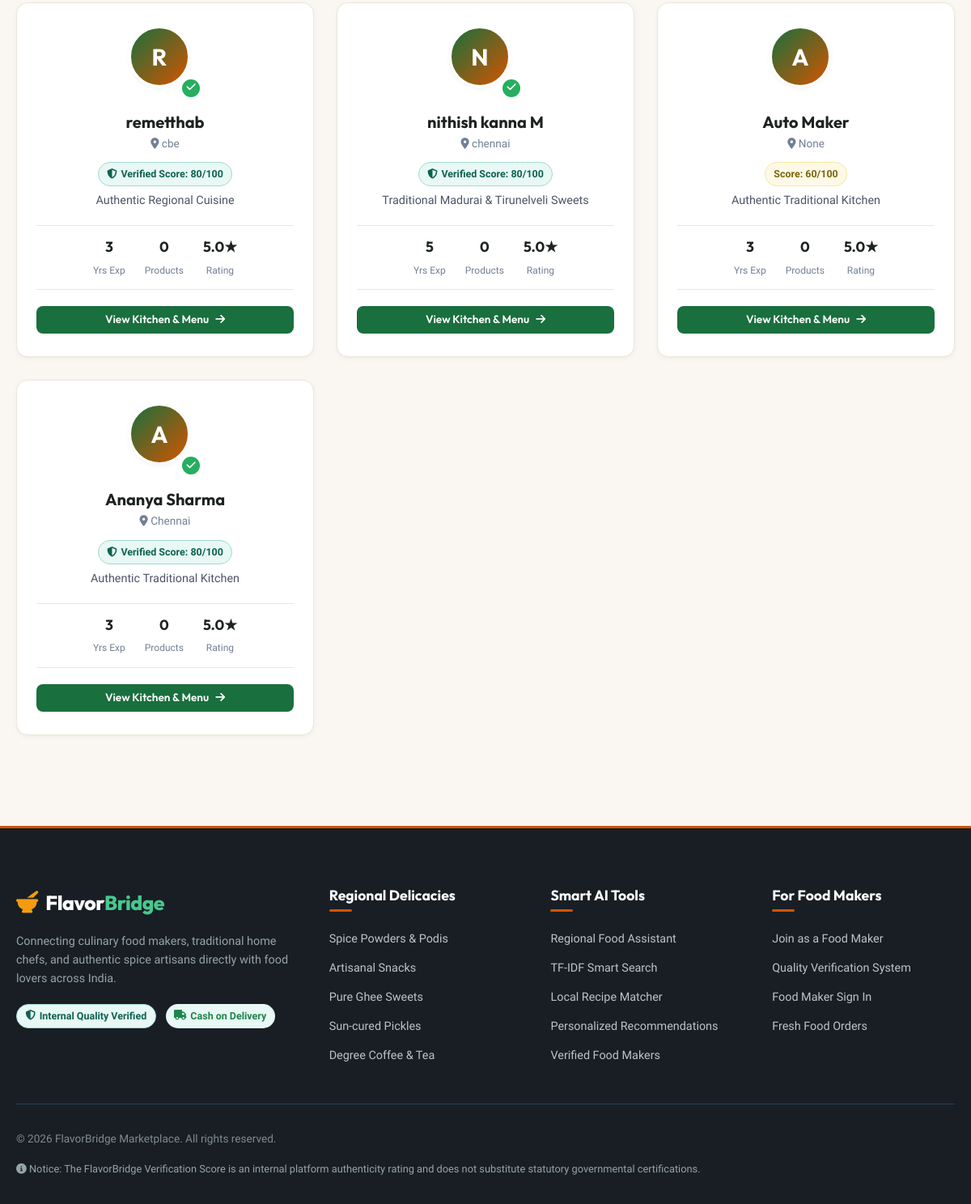
Before: /food-makers (lower part) with the older database file.
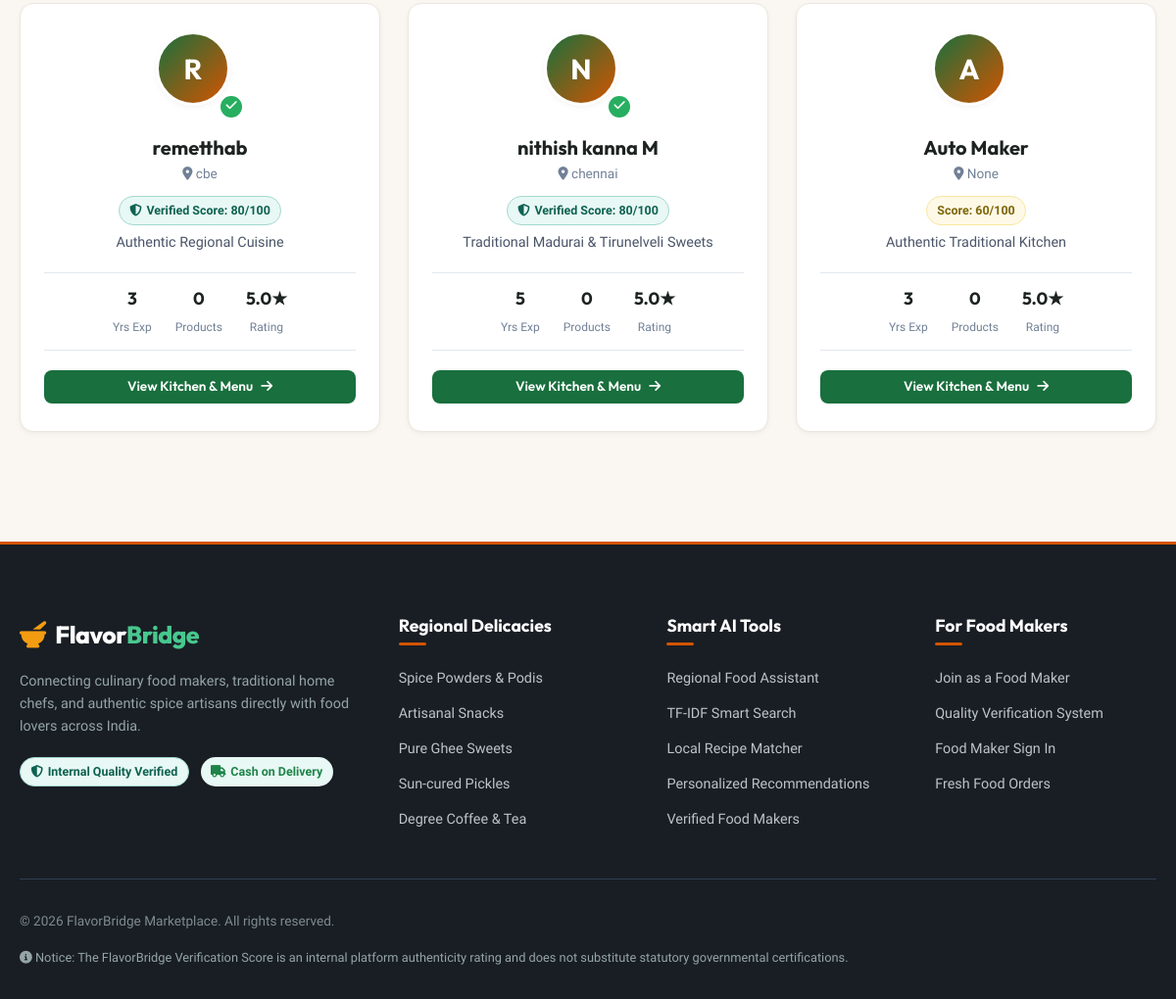
After: the same page with the newer database file.
### backend/models.py (models this page shows, shortened)
class FoodMaker(db.Model):
    __tablename__ = 'food_makers'
    id = db.Column(db.Integer, primary_key=True)
    user_id = db.Column(db.Integer, db.ForeignKey('users.id', ondelete='CASCADE'), nullable=False, unique=True)
    speciality = db.Column(db.String(200), nullable=True)
    years_experience = db.Column(db.Integer, default=0)
    cuisines = db.Column(db.String(255), nullable=True)  # e.g., 'Chettinad, Madurai, South Indian'
    description = db.Column(db.Text, nullable=True)
    verification_status = db.Column(db.String(30), default='Verification Pending')  # 'Verification Pending' or 'Verified'
    verification_score = db.Column(db.Integer, default=0)  # 0 to 100
    is_verified = db.Column(db.Boolean, default=False)
    profile_image = db.Column(db.String(255), nullable=True)
    products = db.relationship('Product', backref='food_maker', lazy=True, cascade='all, delete-orphan')
    order_items = db.relationship('OrderItem', backref='food_maker', lazy=True)
    reviews = db.relationship('Review', backref='food_maker', lazy=True)
    daily_verifications = db.relationship('DailyVerification', backref='food_maker', lazy=True, cascade='all, delete-orphan', order_by='desc(DailyVerification.created_at)')
    @property
    def average_rating(self):
        all_reviews = self.reviews
        if not all_reviews:
            prod_reviews = [r for p in self.products for r in p.reviews]
            if prod_reviews:
                return round(sum(r.rating for r in prod_reviews) / len(prod_reviews), 1)
            return 5.0
        return round(sum(r.rating for r in all_reviews) / len(all_reviews), 1)

class User(db.Model):
    __tablename__ = 'users'
    id = db.Column(db.Integer, primary_key=True)
    name = db.Column(db.String(100), nullable=False)
    email = db.Column(db.String(120), unique=True, nullable=False, index=True)
    password_hash = db.Column(db.String(255), nullable=False)
    role = db.Column(db.String(20), nullable=False, default='customer')  # 'customer' or 'food_maker'
    phone = db.Column(db.String(20), nullable=True)
    city = db.Column(db.String(100), nullable=True)
    address = db.Column(db.Text, nullable=True)
    created_at = db.Column(db.DateTime, default=datetime.utcnow)
    food_maker_profile = db.relationship('FoodMaker', backref='user', uselist=False, cascade='all, delete-orphan')
    cart = db.relationship('Cart', backref='customer', uselist=False, cascade='all, delete-orphan')
    orders = db.relationship('Order', backref='customer', lazy=True)
    reviews = db.relationship('Review', backref='customer', lazy=True)
    interactions = db.relationship('Interaction', backref='customer', lazy=True)

### backend/routes/food_maker_routes.py (the view)
@food_maker_bp.route('/food-makers')
def food_makers_list():
    city_filter = request.args.get('city', '').strip()
    cuisine_filter = request.args.get('cuisine', '').strip()
    verified_only = request.args.get('verified') in ['1', 'true', 'True']
    query = FoodMaker.query
    if verified_only:
        query = query.filter(FoodMaker.is_verified == True)
    makers = query.all()
    if city_filter:
        makers = [m for m in makers if m.user and city_filter.lower() in (m.user.city or '').lower()]
    if cuisine_filter:
        makers = [m for m in makers if cuisine_filter.lower() in (m.cuisines or '').lower() or cuisine_filter.lower() in (m.speciality or '').lower()]
    all_cities = sorted(list(set(m.user.city for m in FoodMaker.query.all() if m.user and m.user.city)))
    return render_template(
        'food_makers.html',
        makers=makers,
        cities=all_cities,
        selected_city=city_filter,
        selected_cuisine=cuisine_filter,
        verified_only=verified_only
    )

### frontend/templates/food_makers.html (shortened to what this page needs)
{% extends "base.html" %}
{% block content %}
<div class="container" style="padding: 3rem 1.25rem;">
  {% if makers %}
    <div class="makers-grid">
      {% for maker in makers %}
        <div class="maker-card">
          <div class="maker-avatar-wrap">
            <div class="maker-avatar-placeholder" style="background: linear-gradient(135deg, var(--secondary), #D35400); color: #FFFFFF; width: 76px; height: 76px; border-radius: 50%; display: flex; align-items: center; justify-content: center; font-size: 1.8rem; font-weight: 700; border: 3px solid #FFFFFF; box-shadow: var(--shadow-sm);">
              {{ maker.user.name[:1] | upper }}
            </div>
            {% if maker.is_verified %}
              <div class="maker-verified-badge-float" title="Verified Food Maker"><i class="fa-solid fa-check"></i></div>
            {% endif %}
          </div>
          <h3 class="maker-card-title">{{ maker.user.name }}</h3>
          <div class="maker-city-tag"><i class="fa-solid fa-location-dot"></i> {{ maker.user.city }}</div>
          <div style="margin-bottom: 0.5rem;">
            {% if maker.is_verified %}
              <span class="badge badge-verified"><i class="fa-solid fa-shield-halved"></i> Verified Score: {{ maker.verification_score }}/100</span>
            {% else %}
              <span class="badge badge-pending">Score: {{ maker.verification_score }}/100</span>
            {% endif %}
          </div>
          <p class="maker-speciality-text">{{ maker.speciality }}</p>
          <div class="maker-stats-row">
            <div class="maker-stat-col">
              <span class="number">{{ maker.years_experience }}</span>
              <span class="label">Yrs Exp</span>
            </div>
            <div class="maker-stat-col">
              <span class="number">{{ maker.products|length }}</span>
              <span class="label">Products</span>
            </div>
            <div class="maker-stat-col">
              <span class="number">{{ maker.average_rating }}★</span>
              <span class="label">Rating</span>
            </div>
          </div>
          <a href="{{ url_for('food_maker.food_maker_profile', maker_id=maker.id) }}" class="btn btn-secondary btn-sm btn-block">
            View Kitchen & Menu <i class="fa-solid fa-arrow-right"></i>
          </a>
        </div>
      {% endfor %}
    </div>
  {% else %}
    <div style="background: #FFFFFF; border-radius: 14px; padding: 3rem; text-align: center; border: var(--border-light);">
      <p style="color: var(--gray-medium);">No food makers found matching those filters.</p>
    </div>
  {% endif %}
</div>
{% endblock %}

Changed rows visible on the page:
removed FoodMaker: user "A", is_verified True (drawn), user.name "Ananya Sharma", user.city "Chennai", verification_score "80", speciality "Authentic Traditional Kitchen", years_experience "3", products|length "0", average_rating "5.0"
